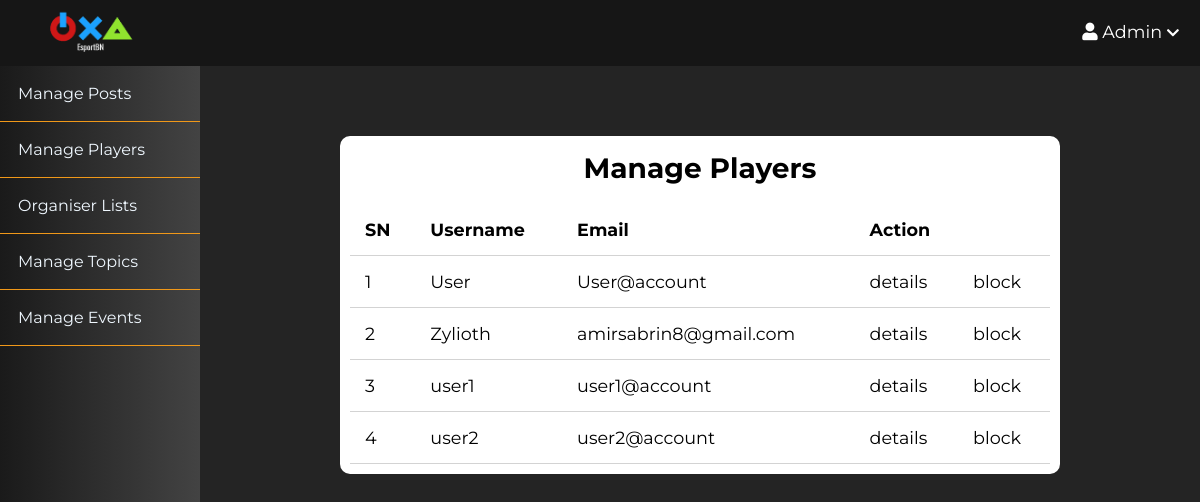
The page /moderator/players/index.php (signed in) on the database its author committed.
### tables this page shows
CREATE TABLE `users` (
  `id` int(11) NOT NULL,
  `admin` tinyint(4) NOT NULL,
  `username` varchar(255) NOT NULL,
  `email` varchar(255) NOT NULL,
  `password` varchar(255) NOT NULL,
  `code` mediumint(50) NOT NULL,
  `status` text NOT NULL,
  `created_at` timestamp NOT NULL DEFAULT current_timestamp(),
  `bio` text NOT NULL DEFAULT 'No Bio Yet ... ',
  `instagram` text NOT NULL DEFAULT 'EsportBrunei',
  `steam` text NOT NULL DEFAULT 'SteamID',
  `discord` text NOT NULL DEFAULT 'name#0000',
  `pic` varchar(255) NOT NULL DEFAULT '1634018908_profile.png',
  `blocked` tinyint(4) NOT NULL,
  `proof` varchar(255) NOT NULL,
  `organiser_status` int(11) NOT NULL,
  `phone_number` int(7) NOT NULL,
  `details` text NOT NULL
);

### app/controllers/users.php (called while the page is built, shortened)
<?php
include(ROOT_PATH . "/app/database/db.php");
$table = 'users';
$admin_users = selectAll($table, array('admin'=> 0));

### app/database/db.php (called while the page is built, shortened)
<?php
require('connect.php');
function executeQuery($sql, $data)
{
    global $conn;
    $stmt = $conn->prepare($sql);
    $values = array_values($data);
    $types = str_repeat('s', count($values));
    $stmt->bind_param($types, ...$values);
    $stmt->execute();
    return $stmt;
}
function selectAll($table, $conditions = [])
{
    global $conn;
    $sql = "SELECT * FROM $table";
    if (empty($conditions)) {
        $stmt = $conn->prepare($sql);
        $stmt->execute();
        $records = $stmt->get_result()->fetch_all(MYSQLI_ASSOC);
        return $records;
    } else {
        $i = 0;
        foreach ($conditions as $key => $value) {
            if ($i === 0) {
                $sql = $sql . " WHERE $key=?";
            } else {
                $sql = $sql . " AND $key=?";
            }
            $i++;
        }
        $stmt = executeQuery($sql, $conditions);
        $records = $stmt->get_result()->fetch_all(MYSQLI_ASSOC);
        return $records;
    }
}

### moderator/players/index.php (the view, shortened to what this page needs)
<?php include(ROOT_PATH . "/app/controllers/users.php");
?>
<!DOCTYPE html>
<html lang="en">
    <head>
        <link rel="stylesheet"
            href="https://use.fontawesome.com/releases/v5.7.2/css/all.css"
>
        <link rel="stylesheet" href="../../assets/css/style.css">
        <link rel="stylesheet" href="../../assets/css/admin.css">
    </head>
    <body>
    <?php include(ROOT_PATH . "/app/includes/moderatorHeader.php"); ?>
        <div class="admin-wrapper">
        <?php include(ROOT_PATH . "/app/includes/moderatorSidebar.php"); ?>
            <div class="admin-content">
                <div class="content">
                    <h2 class="page-title">Manage Players</h2>
                    <table>
                        <thead>
                            <th>SN</th>
                            <th>Username</th>
                            <th>Email</th>
                            <th colspan="3">Action</th>
                        </thead>
                        <tbody>
                            <?php foreach ($admin_users as $key => $user): ?>
                                <tr>
                                    <td><?php echo $key + 1; ?></td>
                                    <td><?php echo $user['username']; ?></td>
                                    <td><?php echo $user['email']; ?></td>
                                    <td><a href="details.php?id=<?php echo $user['id']; ?>" >details</a></td>
                                    <?php if ($user['blocked'] == 1): ?>
                                        <td><a href="details.php?blocked=0&p_id=<?php echo $user['id'] ?>" class="unblock">unblock</a></td>
                                    <?php else: ?>
                                        <td><a href="details.php?blocked=1&p_id=<?php echo $user['id'] ?>" class="block">block</a></td>
                                    <?php endif; ?>
                                </tr>
                            <?php endforeach; ?>
                        </tbody>
                    </table>
                </div>
            </div>
        </div>
    </body>
</html>

### assets/css/style.css (style rules this page uses)
* { box-sizing: border-box; }
html, body { height: 100%; padding: 0px; margin: 0px; background: #242424; font-family: "Montserrat", serif ; }
h2, h3, h4, h5, h6 { font-family: "Montserrat", serif; color: black; margin: 5px; }
a { text-decoration: none; color: inherit; }
.content { width: 90%; margin: 30px auto 30px; background: white; border-radius: 10px; padding : 10px; }

### assets/css/admin.css (style rules this page uses)
.admin-wrapper { display: flex; height: calc(100% - 66px); }
.admin-wrapper .admin-content { flex: 8; height: 100%; padding: 40px 100px 100px; overflow-y: scroll; }
.admin-content .page-title { color: black; font-size: 28px; text-align: center; margin-bottom: 1.2rem; }
table { width: 100%; border-collapse: collapse; font-size: 1.1rem; }
th, td { padding: 15px; text-align: left; border-bottom: 1px solid #d3d3d3; }

### rows shown on the page
users: username "User", email "User@account"
users: username "Zylioth", email "amirsabrin8@gmail.com"
users: username "user1", email "user1@account"
users: username "user2", email "user2@account"

### other values the page prints
$_SESSION['username'] "Admin"
